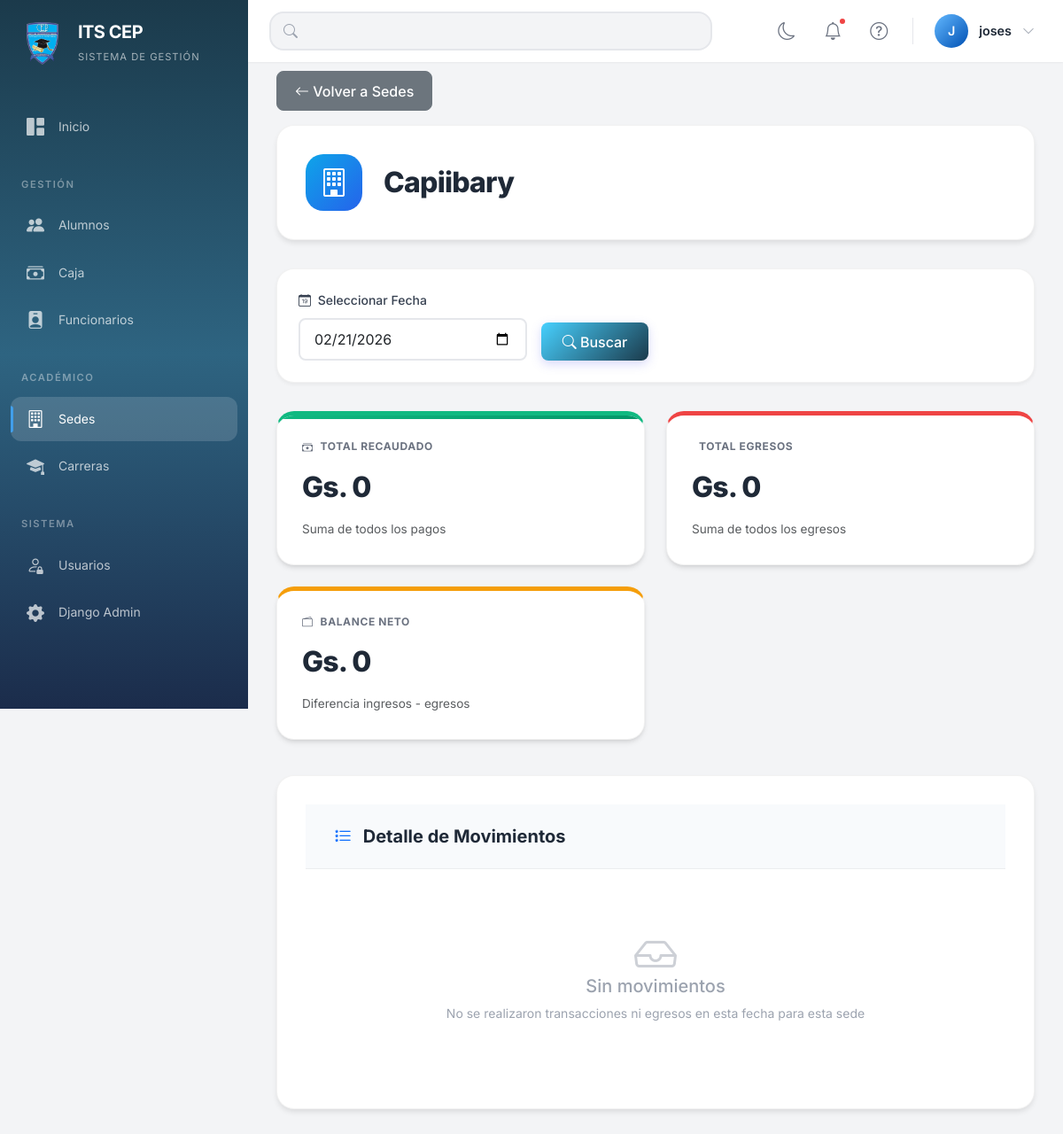
The page /sedes/1/rendicion/ (signed in) on the database as committed earlier.
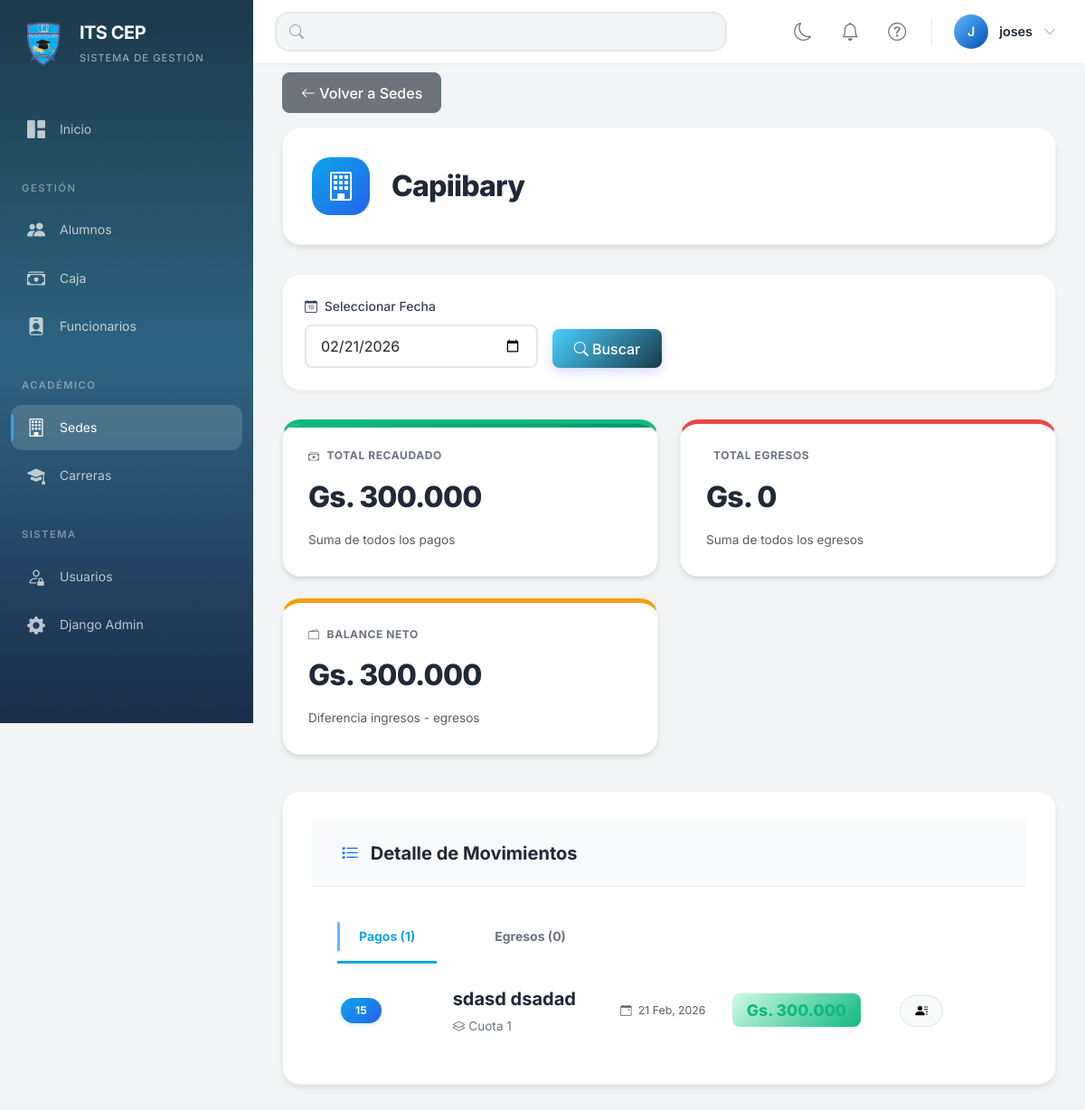
The same page on the database as committed later.
### sysapp/models.py (models this page shows, shortened)
class Pago(models.Model):
    uuid = models.UUIDField(default=uuid.uuid4, editable=False, unique=True)
    sede = models.ForeignKey(Sede, on_delete=models.CASCADE, related_name='pagos', verbose_name="Sede")
    alumno = models.ForeignKey(Alumno, on_delete=models.CASCADE, related_name='pagos', verbose_name="Alumno", null=True, blank=True)
    carrera = models.ForeignKey(Carrera, on_delete=models.SET_NULL, related_name='pagos', verbose_name="Carrera", null=True, blank=True)
    numero_recibo = models.CharField(max_length=50, unique=True, null=True, blank=True, verbose_name="Nº de Recibo")
    foto_recibo = models.ImageField(upload_to=path_comprobante_pago, blank=True, null=True, verbose_name="Foto del Recibo")
    fecha = models.DateField(default=timezone.now, verbose_name="Fecha")
    recibido_de = models.CharField(max_length=200, verbose_name="Recibido de", blank=True, null=True)
    suma_de = models.DecimalField(max_digits=10, decimal_places=0, verbose_name="La suma de", blank=True, null=True)
    concepto = models.TextField(verbose_name="En concepto de")
    curso = models.CharField(max_length=100, verbose_name="Curso", blank=True, null=True)
    valido_hasta = models.DateField(null=True, blank=True, verbose_name="Válido hasta")
    fecha_vencimiento = models.DateField(verbose_name="Fecha de Vencimiento", null=True, blank=True)
    numero_cuota = models.CharField(max_length=50, verbose_name="Nº de Cuota", null=True, blank=True)
    importe_total = models.DecimalField(max_digits=10, decimal_places=0, verbose_name="Importe Total")
    recibido_por = models.CharField(max_length=200, verbose_name="Recibido por", blank=True, null=True)
    es_matricula = models.BooleanField(default=False, verbose_name="Es Matrícula")
    METODO_PAGO_CHOICES = [('EFECTIVO', 'Efectivo'), ('TRANSFERENCIA', 'Transferencia')]
    metodo_pago = models.CharField(max_length=20, choices=METODO_PAGO_CHOICES, default='EFECTIVO', verbose_name="Método de Pago")
    puntos = models.IntegerField(default=0, validators=[MinValueValidator(0)], verbose_name="Puntos")
    fecha_creacion = models.DateTimeField(auto_now_add=True, verbose_name="Fecha de Creación")
    foto_comprobante = models.ImageField(upload_to=path_comprobante_pago, blank=True, null=True)
    observaciones = models.TextField(blank=True, null=True)
    nombre_cliente = models.CharField(max_length=200, null=True, blank=True)
    validez_pago = models.DateField(null=True, blank=True)
    monto_unitario = models.DecimalField(max_digits=10, decimal_places=0, null=True, blank=True)
    cantidad_cuotas = models.IntegerField(null=True, blank=True, default=1)
    usuario_registro = models.ForeignKey('auth.User', on_delete=models.SET_NULL, null=True, blank=True)
    cuenta_bancaria = models.ForeignKey(
        'CuentaBancaria', on_delete=models.SET_NULL, null=True, blank=True,
        related_name='pagos', verbose_name="Cuenta bancaria destino"
    )
    class Meta:
        ordering = ['-fecha', '-id']
        verbose_name = "Pago"
        verbose_name_plural = "Pagos"

class Alumno(models.Model):
    uuid = models.UUIDField(default=uuid.uuid4, editable=False, unique=True)
    sede = models.ForeignKey(Sede, on_delete=models.CASCADE, related_name='alumnos')
    carrera = models.ForeignKey(Carrera, on_delete=models.CASCADE, related_name='alumnos')
    nombre = models.CharField(max_length=100)
    apellido = models.CharField(max_length=100)
    cedula = models.CharField(max_length=20, blank=True, null=True)
    fecha_nacimiento = models.DateField(blank=True, null=True)
    telefono = models.CharField(max_length=20, blank=True, null=True)
    fecha_inicio = models.DateField(blank=True, null=True)
    curso_actual = models.IntegerField(blank=True, null=True)
    contacto_emergencia_nombre = models.CharField(max_length=100, blank=True, null=True)
    contacto_emergencia_telefono = models.CharField(max_length=20, blank=True, null=True)
    contacto_emergencia_relacion = models.CharField(max_length=50, blank=True, null=True)
    activo = models.BooleanField(default=True)
    fecha_registro = models.DateTimeField(auto_now_add=True, verbose_name="Fecha de Registro")
    class Meta:
        verbose_name = "Alumno"
        verbose_name_plural = "Alumnos"
        ordering = ['apellido', 'nombre']
    @property
    def nombre_completo(self):
        return f"{self.nombre} {self.apellido}"

### sysapp/decorators.py (the view)
    def wrapper(request, *args, **kwargs):
        if not request.user.is_staff:
            messages.error(request, 'No tienes permisos para acceder a esta sección.')
            return redirect('dashboard')
        return decorated_view(request, *args, **kwargs)

### sysapp/models.py (called while the page is built)
    def rendicion_dia(self, fecha=None):
        if fecha is None:
            fecha = timezone.now().date()
        pagos = self.pagos.filter(fecha=fecha)
        total_ingresos = pagos.aggregate(models.Sum('importe_total'))['importe_total__sum'] or 0
        egresos = self.egresos.filter(fecha=fecha)
        total_egresos = egresos.aggregate(models.Sum('monto'))['monto__sum'] or 0
        balance = total_ingresos - total_egresos
        return {
            'total_ingresos': total_ingresos,
            'total_egresos': total_egresos,
            'balance': balance,
            'cantidad_pagos': pagos.count(),
            'cantidad_egresos': egresos.count(),
            'pagos': pagos,
            'egresos': egresos
        }

### sysapp/templates/sedes/rendicionSedes.html (shortened to what the changed rows need)
{% extends 'base.html' %}
{% load custom_filters %}
{% load static %}
{% block extra_css %}
<link rel="stylesheet" href="{% static 'css/rendicion.css' %}">
{% endblock %}
{% block content %}
<div class="rendicion-header mt-3">
    <div class="d-flex align-items-center gap-4">
        <div>
            <h2 class="mb-0">{{ sede.nombre }}</h2>
        </div>
    </div>
</div>
<div class="resumen-cards">
    <div class="resumen-card total">
        <h6><i class="bi bi-cash-stack"></i> Total Recaudado</h6>
        <div class="value">Gs. {{ rendicion.total_ingresos|formato_guaranies }}</div>
        <div class="subtext text-muted small">Suma de todos los pagos</div>
    </div>
    <div class="resumen-card balance">
        <h6><i class="bi bi-wallet2"></i> Balance Neto</h6>
        <div class="value">Gs. {{ rendicion.balance|formato_guaranies }}</div>
        <div class="subtext text-muted small">Diferencia ingresos - egresos</div>
    </div>
</div>
<div class="pagos-table-card">
    {% if pagos or rendicion.egresos %}
    <div class="table-responsive">
        <ul class="nav nav-tabs px-3 border-0" id="rendicionTabs" role="tablist">
            <li class="nav-item" role="presentation">
                <button class="nav-link active" id="pagos-tab" data-bs-toggle="tab" data-bs-target="#pagos-panel" type="button" role="tab">
                    Pagos ({{ pagos|length }})
                </button>
            </li>
            <li class="nav-item" role="presentation">
                <button class="nav-link" id="egresos-tab" data-bs-toggle="tab" data-bs-target="#egresos-panel" type="button" role="tab">
                    Egresos ({{ rendicion.egresos|length }})
                </button>
            </li>
        </ul>
        <div class="tab-content" id="rendicionTabsContent">
            <div class="tab-pane fade show active" id="pagos-panel" role="tabpanel">
                {% for pago in pagos %}
                <div class="pago-row">
                    <div class="row align-items-center g-3">
                        <div class="col-md-2">
                            <span class="recibo-badge">{% if pago.numero_recibo %}{{ pago.numero_recibo }}{% else %}Sin recibo{% endif %}</span>
                        </div>
                        <div class="col-md-3">
                            <span class="alumno-name fw-bold fs-5">{{ pago.alumno.nombre_completo }}</span>
                            <span class="cuota-info">
                                    <i class="bi bi-layers me-1"></i>Cuota {{ pago.numero_cuota }}
                                </span>
                        </div>
                        <div class="col-md-2">
                            <small class="text-muted d-block">
                                <i class="bi bi-calendar-event me-1"></i>
                                {{ pago.fecha|date:"d M, Y" }}
                            </small>
                        </div>
                        <div class="col-md-3">
                                <span class="importe-badge">
                                    Gs. {{ pago.importe_total|formato_guaranies }}
                                </span>
                        </div>
                        <div class="col-md-1 text-end">
                            <a href="{% url 'detalle_alumno' pago.alumno.uuid %}" class="btn btn-sm btn-light rounded-pill px-3 border">
                                <i class="bi bi-person-lines-fill"></i>
                            </a>
                        </div>
                    </div>
                </div>
                {% empty %}
                <div class="p-4 text-center text-muted">No hay pagos registrados</div>
                {% endfor %}
            </div>
        </div>
    </div>
    {% else %}
    <div class="empty-state-table">
        <i class="bi bi-inbox"></i>
        <h5>Sin movimientos</h5>
        <p>No se realizaron transacciones ni egresos en esta fecha para esta sede</p>
    </div>
    {% endif %}
</div>
{% endblock %}

### sysapp/templates/base.html (shortened to what the changed rows need)
{% load static %}
<html lang="es">
<head>
    <link href="https://cdn.jsdelivr.net/npm/bootstrap@5.3.0/dist/css/bootstrap.min.css" rel="stylesheet">
    <link rel="stylesheet" href="https://cdn.jsdelivr.net/npm/bootstrap-icons@1.11.0/font/bootstrap-icons.css">
    <link rel="stylesheet" href="{% static 'css/base.css' %}">
    <link rel="stylesheet" href="{% static 'css/responsive_improvements.css' %}">
    <link rel="stylesheet" href="{% static 'css/print.css' %}" media="print">
    {% block extra_css %}{% endblock %}
</head>
<body>
<aside class="sidebar" id="sidebar" aria-label="Menú principal de navegación">
    <div class="sidebar-brand" role="banner">
        <div class="brand-info">
            <h1 class="brand-name">ITS CEP</h1>
        </div>
    </div>
</aside>
<main class="main-content" id="main-content" role="main">
    <header class="top-bar" role="banner">
        <div class="top-bar-right">
            <div class="position-relative d-inline-block">
                <button class="top-bar-btn" id="notificationsToggle" title="Notificaciones" aria-label="Notificaciones" aria-expanded="false" type="button">
                    <i class="bi bi-bell"></i>
                    {% if total_notificaciones > 0 %}
                    <span class="notification-dot" aria-hidden="true"></span>
                    {% endif %}
                </button>
            </div>
        </div>
    </header>
    <div class="content-wrapper animate-fadeIn">
        {% block content %}{% endblock %}
    </div>
</main>
</body>
</html>

Rows that differ between the two databases and show on the page:
now on this page (row edited): Pago: numero_recibo "15", alumno.nombre_completo "sdasd dsadad", numero_cuota "1", fecha "21 Feb, 2026", importe_total "300.000"
Other text that changed with them:
{{ rendicion.total_ingresos|formato_guaranies }}: "0" → "300.000"
{{ rendicion.balance|formato_guaranies }}: "0" → "300.000"
{{ pagos|length }}: (not shown) → "1"
{{ rendicion.egresos|length }}: (not shown) → "0"
text no longer shown: "Sin movimientos No se realizaron transacciones ni egresos en esta fecha para esta sede"
text now shown: "Pagos ( ) Egresos ( )"
